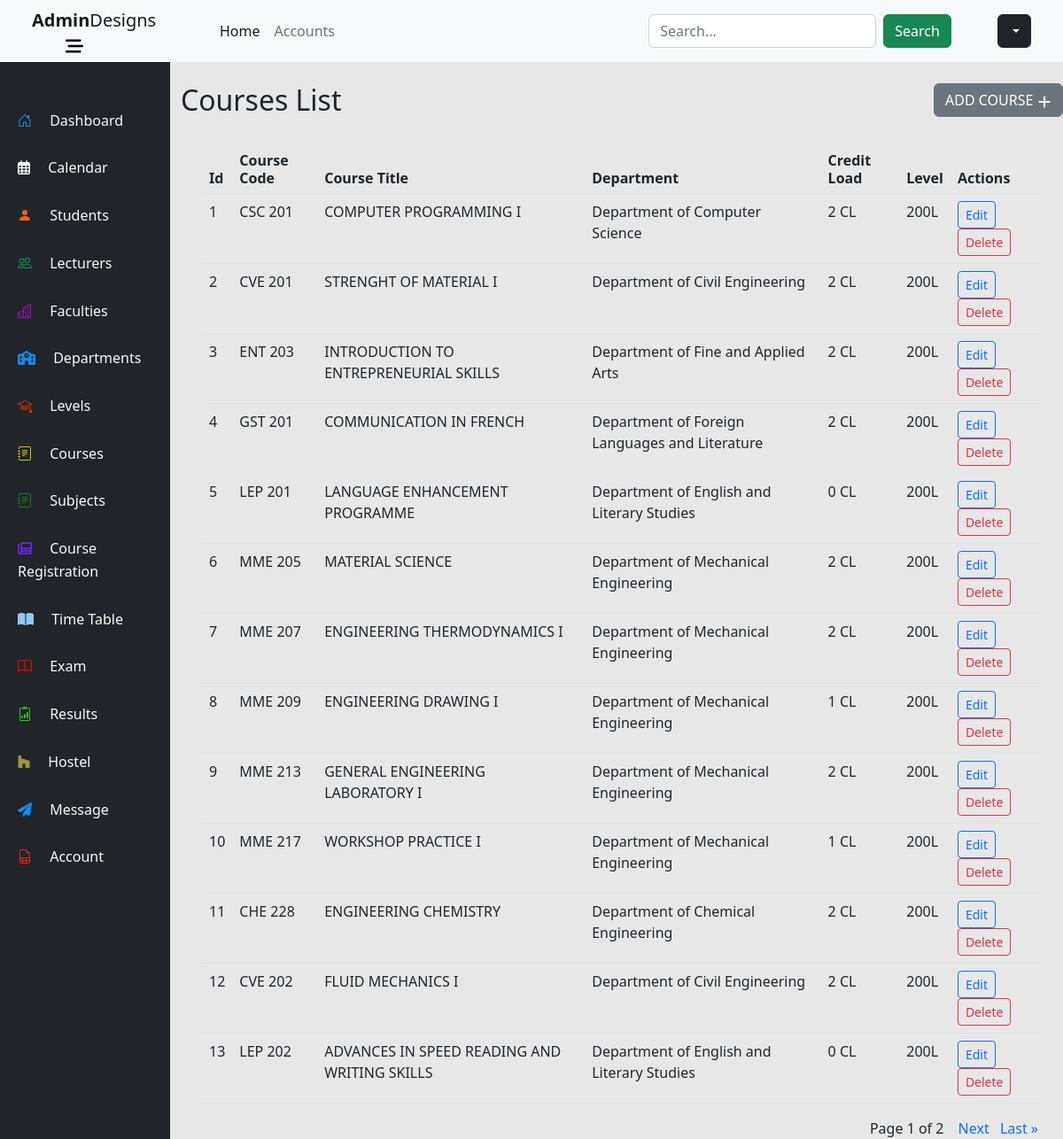
Page /courses/ on the committed database.
### courses/models.py (models this page shows, shortened)
class Course(models.Model):
    id = models.AutoField(primary_key=True, unique=True)
    courseCode = models.CharField(max_length=7, unique=True, blank=False)
    courseTitle = models.CharField(blank=False, max_length=100)
    department = models.ForeignKey(Department, on_delete=models.CASCADE)
    faculty = models.ForeignKey(Faculty, on_delete=models.CASCADE)
    level = models.ForeignKey(Level, on_delete=models.CASCADE)
    creditLoad = models.IntegerField()

### departments/models.py (models this page shows)
class Department(models.Model):
    DURATION = (
        ('4', '4 Years'),
        ('5', '5 Years'),
        ('6', '6 Years')
    )
    departmentId = models.AutoField(primary_key=True)
    departmentName = models.CharField(blank=False, max_length=100, unique=True)
    faculty = models.ForeignKey(Faculty, on_delete=models.CASCADE)
    courseDuration =  models.CharField(max_length=1, choices=DURATION, blank=False)
    def __str__(self):
        return f'Department of {self.departmentName}'

### levels/models.py (models this page shows)
class Level(models.Model):
    title = models.CharField(max_length=4, primary_key=True, blank=False)
    def __str__(self):
        return f'{self.title}'

### courses/views.py (the view)
# urls.py: path('courses/', include('courses.urls')),
def courses(request):
    courses = Course.objects.all()
    students= Student.objects.all()
    paginator = Paginator(courses, 13)
    page_number = request.GET.get('page')
    page_obj = paginator.get_page(page_number)
    context = {
        'courses':page_obj,
        'students':students,
    }
    return render(request, 'courses-page.html', context)

### courses/templates/courses-page.html (shortened to what this page needs)
{% extends 'dashboard/base.html' %}
{% block content %}
<div class="row mt-4">
    <div class="h2 col-10">Courses List</div>
    <div class="col-2">
        <a name="create-course" id="create-course" class="btn btn-secondary" href="create-course" role="button">
            ADD COURSE
        </a>
    </div>
</div>
<div class="table-container m-4">
    <table class="table sm table-hover">
    <thead>
        <tr class="h6">
            <th>Id</th>
            <th>Course Code</th>
            <th>Course Title</th>
            <th>Department</th>
            <th>Credit Load</th>
            <th>Level</th>
            <th>Actions</th>
    </thead>
    <tbody>
        {% for c in courses %}
        <tr>
            <td>
                <a href="details/{{c.id}}" class="text-decoration-none text-dark" id="{{ c.id }}">
                    {{c.id}}
                </a>
            </td>
            <td>
                <a href="details/{{c.id}}" class="text-decoration-none text-dark" id="{{ c.id }}">
                    {{c.courseCode}}
                </a>
            </td>
            <td>
                <a href="details/{{c.id}}" class="text-decoration-none text-dark" id="{{ c.id }}">
                    {{c.courseTitle}}
                </a>
            </td>
            <td>
                <a href="details/{{c.id}}" class="text-decoration-none text-dark" id="{{ c.id }}">
                 {{c.department}}
                </a>
            </td>
            <td>
                <a href="details/{{c.id}}" class="text-decoration-none text-dark" id="{{ c.id }}">
                    {{c.creditLoad}} CL
                </a>
            </td>
            <td>
                <a href="details/{{c.id}}" class="text-decoration-none text-dark" id="{{ c.id }}">
                    {{c.level}}
                </a>
            </td>
            <td>
                <a href="edit-course/{{c.id}}" class="text-decoration-none text-dark" id="{{ c.id }}">
                    <button type="button" class="btn btn-sm btn-outline-primary">Edit</button>
                </a>
                <a href="delete-course/{{c.id}}" class="text-decoration-none text-dark" id="{{ c.id }}">
                    <button type="button" class="btn btn-sm btn-outline-danger">Delete</button>
                </a>
            </td>
        </tr>
        {% endfor %}
    </tbody>
    </table>
    <div class="pagination  text-center float-end">
        <span class="step-links">
        <span class="current ms-2 me-2">
        Page {{ courses.number }} of {{ courses.paginator.num_pages }}
        </span>
        {% if courses.has_next %}
        <a class="text-decoration-none ms-1 me-1" href="?page={{ courses.next_page_number }}">Next</a>
        <a class="text-decoration-none ms-1 me-1" href="?page={{ courses.paginator.num_pages }}">Last &raquo;</a>
        {% endif %}
      </span>
    </div>
</div>
{% endblock content %}

### dashboard/templates/dashboard/base.html (shortened to what this page needs)
{% load static %}
<!DOCTYPE html>
<html lang="en">
<head>
    <link rel="stylesheet" href="https://cdn.jsdelivr.net/npm/bootstrap@5.2.3/dist/css/bootstrap.min.css">
    <link rel="stylesheet" href="{% static 'css/bootstrap.min.css' %}">
    <link rel="stylesheet" href="{% static 'css/animate.css' %}">
</head>
<body class=" p-0 m-0">
<nav class="navbar navbar-expand-sm navbar-light bg-light row sticky-top">
    <div class="col-2 text-center ps-5">
        <a class="navbar-brand" href="../../../"><strong>Admin</strong>Designs</a>
        <a class="me-5" href="#"  data-bs-toggle="collapse" data-bs-target="#aside" aria-expanded="false" aria-controls="aside">
        </a>
    </div>
      <div class="col-10 ps-5 pe-5">
        <div class="collapse navbar-collapse" id="collapsibleNavId">
            <ul class="navbar-nav me-auto mt-2 mt-lg-0">
                <li class="nav-item">
                    <a class="nav-link active" href="../../../" aria-current="page">Home <span class="visually-hidden">(current)</span></a>
                </li>
                <li class="nav-item">
                    <a class="nav-link" href="../../../accounts">Accounts</a>
                </li>
            </ul>
            <form class="d-flex my-2 my-lg-0" method="GET" action="search">
                <input class="form-control me-sm-2" type="text" placeholder="Search..." name="q">
                <button class="btn btn-success my-2 my-sm-0" type="submit">Search</button>
            </form>
            <div class="ms-1 d-flex flex-row align-items-center">
                <div class="dropdown">
                    <a class="btn btn-dark dropdown-toggle" type="button" id="dropdownMenuButton" data-toggle="dropdown" aria-haspopup="true" aria-expanded="false">
                    </a>
                </div>
            </div>
        </div>
  </div>
</nav>
<div class="row">
    <aside class="col-2 bg-dark text-light p-0 aside" id="aside">
        <div class="col-12 m-2 mt-5 ">
            <div class="col-12 mb-3  aside-list-item ps-4 pt-1 pb-2 active">
                <a href="../../../"  class="text-decoration-none text-light">
                    <span class="ms-3 align-middle text-responsive">Dashboard</span>
                </a>
            </div>
            <div class="col-12 mb-3  aside-list-item ps-4 pt-1 pb-2">
                <a href="#"  class="text-decoration-none text-light">
                    <span class="ms-3 align-middle text-responsive">Calendar</span>
                </a>
            </div>
            <div class="col-12 mb-3  aside-list-item ps-4 pt-1 pb-2">
                <a href="../../../students"  class="text-decoration-none text-light">
                    <svg xmlns="http://www.w3.org/2000/svg" width="16" height="16" fill="currentColor" style="fill: rgb(239, 101, 16);" class="bi bi-person-fill" viewBox="0 0 16 16">
                        <path d="M3 14s-1 0-1-1 1-4 6-4 6 3 6 4-1 1-1 1H3zm5-6a3 3 0 1 0 0-6 3 3 0 0 0 0 6z"/>
                      </svg>
                    <span class="ms-3 align-middle text-responsive">Students</span>
                </a>
            </div>
            <div class="col-12 mb-3  aside-list-item ps-4 pt-1 pb-2">
                <a href="../../../lecturers"  class="text-decoration-none text-light">
                    <span class="ms-3 align-middle text-responsive">Lecturers</span>
                </a>
            </div>
            <div class="col-12 mb-3  aside-list-item ps-4 pt-1 pb-2">
                <a href="../../../faculties"  class="text-decoration-none text-light">
                    <span class="ms-3 align-middle text-responsive">Faculties</span>
                </a>
            </div>
            <div class="col-12 mb-3  aside-list-item ps-4 pt-1 pb-2">
                <a href="../../../departments"  class="text-decoration-none text-light" >
                    <span class="ms-3 align-middle text-responsive">Departments</span>
                </a>
            </div>
            <div class="col-12 mb-3  aside-list-item ps-4 pt-1 pb-2">
                <a href="../../../levels"  class="text-decoration-none text-light">
                    <span class="ms-3 align-middle text-responsive">Levels</span>
                </a>
            </div>
            <div class="col-12 mb-3  aside-list-item ps-4 pt-1 pb-2">
                <a href="../../../courses"  class="text-decoration-none text-light">
                    <span class="ms-3 align-middle text-responsive">Courses</span>
                </a>
            </div>
            <div class="col-12 mb-3  aside-list-item ps-4 pt-1 pb-2">
                <a href="../../../subjects"  class="text-decoration-none text-light">
                    <span class="ms-3 align-middle text-responsive">Subjects</span>
                </a>
            </div>
                        <div class="col-12 mb-3  aside-list-item ps-4 pt-1 pb-2">
                <a href="#"  class="text-decoration-none text-light">
                    <span class="ms-3 align-middle text-responsive">Course Registration</span>
                </a>
            </div>
            <div class="col-12 mb-3  aside-list-item ps-4 pt-1 pb-2">
                <a href="#"  class="text-decoration-none text-light">
                    <span class="ms-3 align-middle text-responsive">Time Table</span>
                </a>
            </div>
            <div class="col-12 mb-3  aside-list-item ps-4 pt-1 pb-2">
                <a href="#"  class="text-decoration-none text-light">
                    <span class="ms-3 align-middle text-responsive">Exam</span>
                </a>
            </div>
            <div class="col-12 mb-3  aside-list-item ps-4 pt-1 pb-2">
                <a href="#"  class="text-decoration-none text-light">
                    <span class="ms-3 align-middle text-responsive">Results</span>
                </a>
            </div>
            <div class="col-12 mb-3  aside-list-item ps-4 pt-1 pb-2">
                <a href="#"  class="text-decoration-none text-light">
                    <svg style="fill: rgb(154, 151, 65);" xmlns="http://www.w3.org/2000/svg" viewBox="0 0 448 512"><path d="M275.9 330.7H171.3V480H17V32h109.5v104.5l305.1 85.6V480H275.9z"/></svg>
                    <span class="ms-3 align-middle text-responsive">Hostel</span>
                </a>
            </div>
            <div class="col-12 mb-3  aside-list-item ps-4 pt-1 pb-2">
                <a href="#"  class="text-decoration-none text-light">
                    <span class="ms-3 align-middle text-responsive">Message</span>
                </a>
            </div>
            <div class="col-12 mb-3  aside-list-item ps-4 pt-1 pb-2">
                <a href="../../../accounts"  class="text-decoration-none text-light">
                    <span class="ms-3 align-middle text-responsive">Account</span>
                </a>
            </div>
        </div>
    </aside>
    <main class="col-10 main">
        {% block content%}
        {% endblock content %}
    </main>
</div>
</body>
</html>

### dashboard/templates/dashboard/base.html (style rules this page uses)
.aside div svg { fill: whitesmoke; height: 16px; }
.main { background-color: rgb(231, 231, 231); }

### rows in the picture
Course: id "1", courseCode "CSC 201", courseTitle "COMPUTER PROGRAMMING I", department "Department of Computer Science", creditLoad "2", level "200L"
Course: id "2", courseCode "CVE 201", courseTitle "STRENGHT OF MATERIAL I", department "Department of Civil Engineering", creditLoad "2", level "200L"
Course: id "3", courseCode "ENT 203", courseTitle "INTRODUCTION TO ENTREPRENEURIAL SKILLS", department "Department of Fine and Applied Arts", creditLoad "2", level "200L"
Course: id "4", courseCode "GST 201", courseTitle "COMMUNICATION IN FRENCH", department "Department of Foreign Languages and Literature", creditLoad "2", level "200L"
Course: id "5", courseCode "LEP 201", courseTitle "LANGUAGE ENHANCEMENT PROGRAMME", department "Department of English and Literary Studies", creditLoad "0", level "200L"
Course: id "6", courseCode "MME 205", courseTitle "MATERIAL SCIENCE", department "Department of Mechanical Engineering", creditLoad "2", level "200L"
Course: id "7", courseCode "MME 207", courseTitle "ENGINEERING THERMODYNAMICS I", department "Department of Mechanical Engineering", creditLoad "2", level "200L"
Course: id "8", courseCode "MME 209", courseTitle "ENGINEERING DRAWING I", department "Department of Mechanical Engineering", creditLoad "1", level "200L"
Course: id "9", courseCode "MME 213", courseTitle "GENERAL ENGINEERING LABORATORY I", department "Department of Mechanical Engineering", creditLoad "2", level "200L"
Course: id "10", courseCode "MME 217", courseTitle "WORKSHOP PRACTICE I", department "Department of Mechanical Engineering", creditLoad "1", level "200L"
Course: id "11", courseCode "CHE 228", courseTitle "ENGINEERING CHEMISTRY", department "Department of Chemical Engineering", creditLoad "2", level "200L"
Course: id "12", courseCode "CVE 202", courseTitle "FLUID MECHANICS I", department "Department of Civil Engineering", creditLoad "2", level "200L"
Course: id "13", courseCode "LEP 202", courseTitle "ADVANCES IN SPEED READING AND WRITING SKILLS", department "Department of English and Literary Studies", creditLoad "0", level "200L"

### other values in the picture
{{ courses.number }} "1"
{{ courses.paginator.num_pages }} "2"
